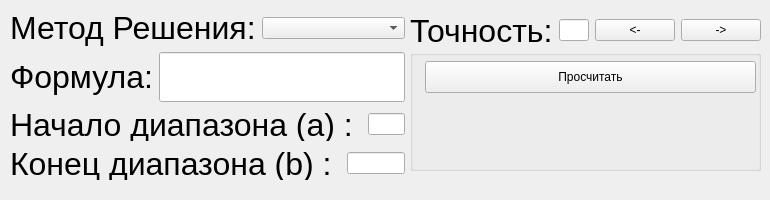
<?xml version="1.0" encoding="UTF-8"?>
<ui version="4.0">
 <class>MainWindow</class>
 <widget class="QMainWindow" name="MainWindow">
  <property name="geometry">
   <rect>
    <x>0</x>
    <y>0</y>
    <width>770</width>
    <height>200</height>
   </rect>
  </property>
  <property name="windowTitle">
   <string>Calculation</string>
  </property>
  <widget class="QWidget" name="centralwidget">
   <widget class="QWidget" name="layoutWidget">
    <property name="geometry">
     <rect>
      <x>410</x>
      <y>10</y>
      <width>351</width>
      <height>41</height>
     </rect>
    </property>
    <layout class="QHBoxLayout" name="AccLine">
     <item>
      <widget class="QLabel" name="AccText">
       <property name="font">
        <font>
         <pointsize>24</pointsize>
        </font>
       </property>
       <property name="text">
        <string>Точность:</string>
       </property>
      </widget>
     </item>
     <item>
      <widget class="QLineEdit" name="AccTextField"/>
     </item>
     <item>
      <widget class="QPushButton" name="AccDownButton">
       <property name="text">
        <string>&lt;-</string>
       </property>
      </widget>
     </item>
     <item>
      <widget class="QPushButton" name="AccUpButton">
       <property name="text">
        <string>-&gt;</string>
       </property>
      </widget>
     </item>
    </layout>
   </widget>
   <widget class="QWidget" name="layoutWidget">
    <property name="geometry">
     <rect>
      <x>10</x>
      <y>10</y>
      <width>395</width>
      <height>170</height>
     </rect>
    </property>
    <layout class="QVBoxLayout" name="LeftVing">
     <item>
      <layout class="QHBoxLayout" name="MethodLine">
       <item>
        <widget class="QLabel" name="MethofLabel">
         <property name="font">
          <font>
           <pointsize>24</pointsize>
          </font>
         </property>
         <property name="text">
          <string>Метод Решения:</string>
         </property>
        </widget>
       </item>
       <item>
        <widget class="QComboBox" name="MethodComboBox"/>
       </item>
      </layout>
     </item>
     <item>
      <layout class="QHBoxLayout" name="FormulLine">
       <item>
        <widget class="QLabel" name="FormuklText">
         <property name="font">
          <font>
           <pointsize>24</pointsize>
          </font>
         </property>
         <property name="text">
          <string>Формула:</string>
         </property>
        </widget>
       </item>
       <item>
        <widget class="QLineEdit" name="FormulField">
         <property name="font">
          <font>
           <pointsize>28</pointsize>
          </font>
         </property>
        </widget>
       </item>
      </layout>
     </item>
     <item>
      <layout class="QVBoxLayout" name="DiapazoneLine">
       <item>
        <layout class="QHBoxLayout" name="StartDiapazoneLine">
         <item>
          <widget class="QLabel" name="StartDiapazoneText">
           <property name="font">
            <font>
             <pointsize>24</pointsize>
            </font>
           </property>
           <property name="text">
            <string>Начало диапазона (a) : </string>
           </property>
          </widget>
         </item>
         <item>
          <widget class="QLineEdit" name="StartDiapazoneField"/>
         </item>
        </layout>
       </item>
       <item>
        <layout class="QHBoxLayout" name="EndDiapazoneLine">
         <item>
          <widget class="QLabel" name="EndDiapazoneText">
           <property name="font">
            <font>
             <pointsize>24</pointsize>
            </font>
           </property>
           <property name="text">
            <string>Конец диапазона (b) : </string>
           </property>
          </widget>
         </item>
         <item>
          <widget class="QLineEdit" name="EndDiapazoneField"/>
         </item>
        </layout>
       </item>
      </layout>
     </item>
    </layout>
   </widget>
   <widget class="QGroupBox" name="SolverBox_2">
    <property name="geometry">
     <rect>
      <x>410</x>
      <y>50</y>
      <width>351</width>
      <height>121</height>
     </rect>
    </property>
    <widget class="QPushButton" name="SolveButton">
     <property name="geometry">
      <rect>
       <x>15</x>
       <y>11</y>
       <width>331</width>
       <height>32</height>
      </rect>
     </property>
     <property name="text">
      <string>Просчитать</string>
     </property>
    </widget>
    <widget class="QLabel" name="SolveOutput">
     <property name="geometry">
      <rect>
       <x>15</x>
       <y>49</y>
       <width>16</width>
       <height>28</height>
      </rect>
     </property>
     <property name="font">
      <font>
       <pointsize>24</pointsize>
      </font>
     </property>
     <property name="text">
      <string/>
     </property>
    </widget>
   </widget>
  </widget>
 </widget>
 <tabstops>
  <tabstop>MethodComboBox</tabstop>
  <tabstop>FormulField</tabstop>
  <tabstop>StartDiapazoneField</tabstop>
  <tabstop>EndDiapazoneField</tabstop>
  <tabstop>AccTextField</tabstop>
  <tabstop>SolveButton</tabstop>
  <tabstop>AccDownButton</tabstop>
  <tabstop>AccUpButton</tabstop>
 </tabstops>
 <resources/>
 <connections/>
</ui>
